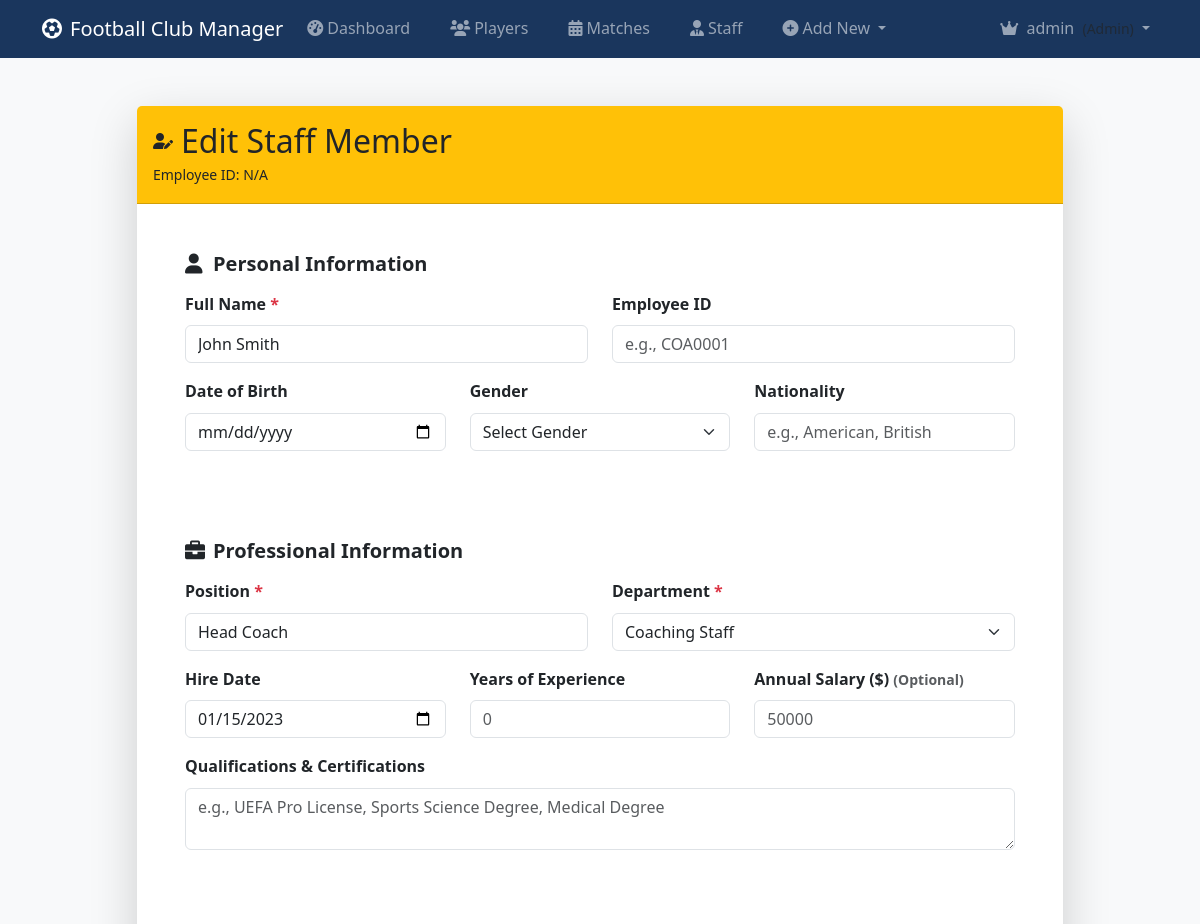
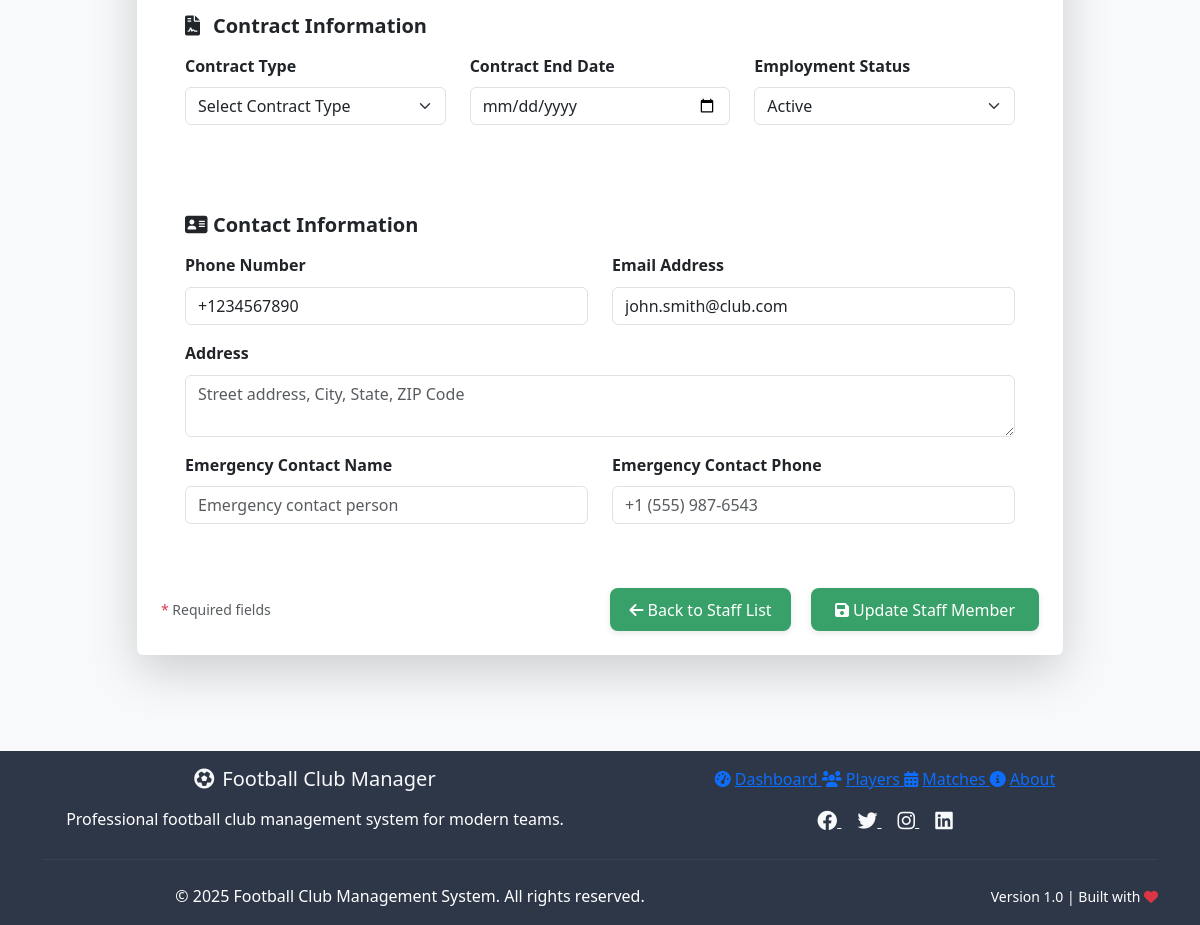
Screenshot of /staff_edit.php?id=1 (signed in) with the database file from the repository (2 pictures, top to bottom).
### tables this page shows
CREATE TABLE staff (
    id INT AUTO_INCREMENT PRIMARY KEY,
    user_id INT,
    name VARCHAR(100) NOT NULL,
    position VARCHAR(100) NOT NULL,
    department ENUM('coaching', 'medical', 'administrative', 'technical') NOT NULL,
    phone VARCHAR(20),
    email VARCHAR(100),
    hire_date DATE,
    salary DECIMAL(10,2),
    status ENUM('active', 'inactive', 'on_leave') DEFAULT 'active',
    created_at TIMESTAMP DEFAULT CURRENT_TIMESTAMP,
    updated_at TIMESTAMP DEFAULT CURRENT_TIMESTAMP ON UPDATE CURRENT_TIMESTAMP,
    FOREIGN KEY (user_id) REFERENCES users(id) ON DELETE SET NULL,
    INDEX idx_user_id (user_id),
    INDEX idx_department (department),
    INDEX idx_status (status)
);

### public/staff_edit.php (the view, shortened to what the rows shown need)
<?php
require_once '../src/config/database.php';
$staffId = isset($_GET['id']) ? intval($_GET['id']) : 0;
$validationErrors = [];
$staffData = [];
try {
    $stmt = $conn->prepare("SELECT * FROM staff WHERE id = ?");
    $stmt->execute([$staffId]);
    $staffData = $stmt->fetch(PDO::FETCH_ASSOC);
} catch (Exception $e) {
    header('Location: staff.php?error=database_error');
    exit();
}
?>
<!DOCTYPE html>
<html lang="en">
<head>
    <link rel="stylesheet" href="https://cdn.jsdelivr.net/npm/bootstrap@5.3.0/dist/css/bootstrap.min.css">
    <link rel="stylesheet" href="https://cdnjs.cloudflare.com/ajax/libs/font-awesome/6.0.0/css/all.min.css">
    <link rel="stylesheet" href="assets/css/style.css">
</head>
<body class="bg-light">
    <div class="container py-5">
        <div class="row justify-content-center">
            <div class="col-lg-10">
                <div class="card shadow-lg border-0">
                    <div class="card-header bg-warning text-dark py-3">
                        <div class="d-flex align-items-center">
                            <h2 class="mb-0">Edit Staff Member</h2>
                        </div>
                    </div>
                    <div class="card-body p-4">
                        <form method="POST" action="staff_edit.php?id=<?php echo $staffId; ?>" id="staffForm" novalidate>
                            <div class="form-section">
                                <div class="row">
                                    <div class="col-md-6">
                                        <div class="mb-3">
                                            <label for="name" class="form-label fw-bold">
                                                Full Name <span class="text-danger">*</span>
                                            </label>
                                            <input type="text"
                                                   class="form-control <?php echo isset($validationErrors['name']) ? 'is-invalid' : ''; ?>"
                                                   id="name" name="name"
                                                   value="<?php echo htmlspecialchars($_POST['name'] ?? $staffData['name'] ?? ''); ?>"
                                                   required
                                                   placeholder="Enter full name">
                                        </div>
                                    </div>
                                </div>
                            </div>
                            <div class="form-section">
                                <div class="row">
                                    <div class="col-md-6">
                                        <div class="mb-3">
                                            <label for="position" class="form-label fw-bold">
                                                Position <span class="text-danger">*</span>
                                            </label>
                                            <input type="text"
                                                   class="form-control <?php echo isset($validationErrors['position']) ? 'is-invalid' : ''; ?>"
                                                   id="position" name="position"
                                                   value="<?php echo htmlspecialchars($_POST['position'] ?? $staffData['position'] ?? ''); ?>"
                                                   required
                                                   list="positionList"
                                                   placeholder="e.g., Head Coach, Assistant Coach">
                                        </div>
                                    </div>
                                    <div class="col-md-6">
                                        <div class="mb-3">
                                            <label for="department" class="form-label fw-bold">
                                                Department <span class="text-danger">*</span>
                                            </label>
                                            <select class="form-select <?php echo isset($validationErrors['department']) ? 'is-invalid' : ''; ?>"
                                                    id="department" name="department" required>
                                                <option value="coaching" <?php echo ($_POST['department'] ?? $staffData['department'] ?? '') === 'coaching' ? 'selected' : ''; ?>>Coaching Staff</option>
                                            </select>
                                        </div>
                                    </div>
                                </div>
                                <div class="row">
                                    <div class="col-md-4">
                                        <div class="mb-3">
                                            <label for="hire_date" class="form-label fw-bold">Hire Date</label>
                                            <input type="date"
                                                   class="form-control <?php echo isset($validationErrors['hire_date']) ? 'is-invalid' : ''; ?>"
                                                   id="hire_date" name="hire_date"
                                                   value="<?php echo htmlspecialchars($_POST['hire_date'] ?? $staffData['hire_date'] ?? ''); ?>">
                                        </div>
                                    </div>
                                </div>
                            </div>
                            <div class="form-section">
                                <div class="row">
                                    <div class="col-md-4">
                                        <div class="mb-3">
                                            <label for="status" class="form-label fw-bold">Employment Status</label>
                                            <select class="form-select" id="status" name="status">
                                                <option value="active" <?php echo ($_POST['status'] ?? $staffData['status'] ?? 'active') === 'active' ? 'selected' : ''; ?>>Active</option>
                                            </select>
                                        </div>
                                    </div>
                                </div>
                            </div>
                            <div class="form-section">
                                <div class="row">
                                    <div class="col-md-6">
                                        <div class="mb-3">
                                            <label for="phone" class="form-label fw-bold">Phone Number</label>
                                            <input type="tel"
                                                   class="form-control <?php echo isset($validationErrors['phone']) ? 'is-invalid' : ''; ?>"
                                                   id="phone" name="phone"
                                                   value="<?php echo htmlspecialchars($_POST['phone'] ?? $staffData['phone'] ?? ''); ?>"
                                                   placeholder="+1 (555) 123-4567">
                                        </div>
                                    </div>
                                    <div class="col-md-6">
                                        <div class="mb-3">
                                            <label for="email" class="form-label fw-bold">Email Address</label>
                                            <input type="email"
                                                   class="form-control <?php echo isset($validationErrors['email']) ? 'is-invalid' : ''; ?>"
                                                   id="email" name="email"
                                                   value="<?php echo htmlspecialchars($_POST['email'] ?? $staffData['email'] ?? ''); ?>"
                                                   placeholder="john.doe@club.com">
                                        </div>
                                    </div>
                                </div>
                            </div>
                        </form>
                    </div>
                </div>
            </div>
        </div>
    </div>
    <?php include '../src/views/partials/footer.php'; ?>
</body>
</html>

### rows the page displays
staff: name "John Smith", position "Head Coach", department "Coaching Staff", hire_date "01/15/2023", status "Active", phone "+1234567890", email "john.smith@club.com"

### other values shown
$_SESSION['username'] "admin"
$staffData['employee_id'] "N/A"
